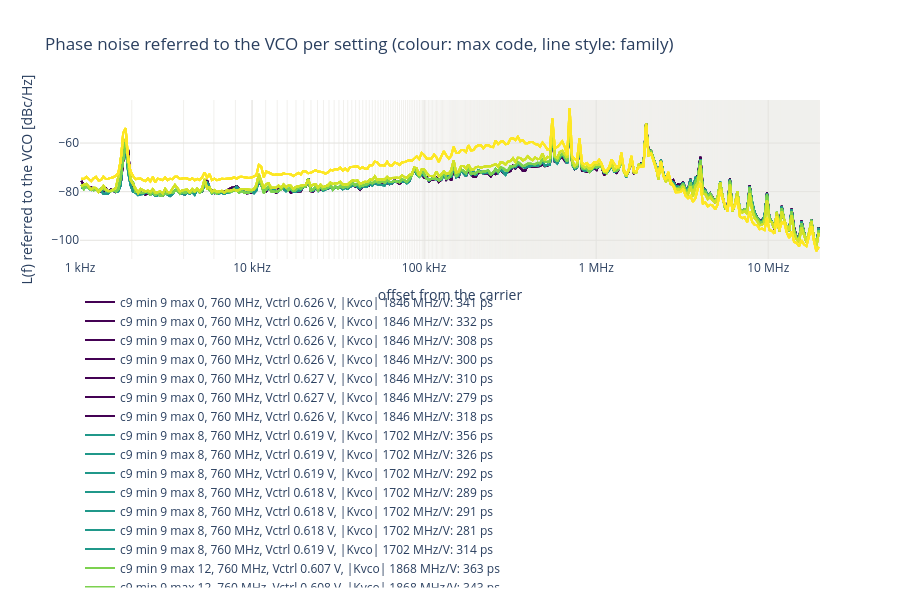

Source (notebook cell):
### Code cell
F_start, F_stop = 1e3, 20e6  # offset range shown [Hz]

# Full phase-noise curve per setting, referred to the VCO (pad + 20 log10 N), coloured by vco_current_max (blue: 0,
# most current; yellow: 15, least); one line style per coarse / min family and operating point.
fig = go.Figure()
DASHES = ["solid", "dash", "dot", "dashdot"]
family_keys = list(dict.fromkeys(zip(runs["op_point"], runs["vco_tune_coarse"], runs["vco_current_min"])))
for r in runs.itertuples():
    lt = binned(trace_of(r, "L_trace"), F_start, F_stop)
    if lt.empty:
        continue
    vctrl = r.vctrl_meas if not np.isnan(r.vctrl_meas) else r.vctrl_pred
    name = (f"c{r.vco_tune_coarse:.0f} min {r.vco_current_min:.0f} max {r.vco_current_max:.0f}, "
            f"{r.f_vco / 1e6:.0f} MHz, Vctrl {vctrl:.3f} V, |Kvco| {r.kvco_plot / 1e6:.0f} MHz/V: "
            f"{r.time_jitter_trace_ps:.0f} ps")
    family = family_keys.index((r.op_point, r.vco_tune_coarse, r.vco_current_min))
    fig.add_scatter(x=lt["freq"], y=lt["level_dbm"] + 20 * np.log10(r.total_div), mode="lines", name=name,
                    line=dict(color=max_color(r.vco_current_max), width=2, dash=DASHES[family % len(DASHES)]),
                    hovertemplate="%{x:.3s}Hz: %{y:.1f} dBc/Hz<extra></extra>")
fig.update_layout(title="Phase noise referred to the VCO per setting (colour: max code, line style: family)",
                  template="plotly_white", height=600, legend=dict(orientation="h", y=-0.18),
                  hoverlabel=dict(namelength=-1))
fig.update_xaxes(title="offset from the carrier", gridcolor=GRID, **OFFSET_AXIS,
                 range=[np.log10(F_start), np.log10(F_stop)])
fig.update_yaxes(title="L(f) referred to the VCO [dBc/Hz]", gridcolor=GRID)
save(fig, "phase_noise")

### Figure 1 — Plotly figure (JSON) as saved in the notebook; plotly's stock layout.template omitted (floating-point values rounded to 4 significant figures; data arrays with more than 128 entries replaced by an {"elided": "..."} marker saying what was removed)
{"data": [{"hovertemplate": "%{x:.3s}Hz: %{y:.1f} dBc/Hz<extra></extra>", "line": {"color": "rgb(68, 1, 84)", "dash": "solid", "width": 2}, "mode": "lines", "name": "c9 min 9 max 0, 760 MHz, Vctrl 0.626 V, |Kvco| 1846 MHz/V: 341 ps", "type": "scatter", "x": {"elided": "300 float values"}, "y": {"elided": "300 float values"}}, {"hovertemplate": "%{x:.3s}Hz: %{y:.1f} dBc/Hz<extra></extra>", "line": {"color": "rgb(68, 1, 84)", "dash": "solid", "width": 2}, "mode": "lines", "name": "c9 min 9 max 0, 760 MHz, Vctrl 0.626 V, |Kvco| 1846 MHz/V: 332 ps", "type": "scatter", "x": {"elided": "300 float values"}, "y": {"elided": "300 float values"}}, {"hovertemplate": "%{x:.3s}Hz: %{y:.1f} dBc/Hz<extra></extra>", "line": {"color": "rgb(68, 1, 84)", "dash": "solid", "width": 2}, "mode": "lines", "name": "c9 min 9 max 0, 760 MHz, Vctrl 0.626 V, |Kvco| 1846 MHz/V: 308 ps", "type": "scatter", "x": {"elided": "300 float values"}, "y": {"elided": "300 float values"}}, {"hovertemplate": "%{x:.3s}Hz: %{y:.1f} dBc/Hz<extra></extra>", "line": {"color": "rgb(68, 1, 84)", "dash": "solid", "width": 2}, "mode": "lines", "name": "c9 min 9 max 0, 760 MHz, Vctrl 0.626 V, |Kvco| 1846 MHz/V: 300 ps", "type": "scatter", "x": {"elided": "300 float values"}, "y": {"elided": "300 float values"}}, {"hovertemplate": "%{x:.3s}Hz: %{y:.1f} dBc/Hz<extra></extra>", "line": {"color": "rgb(68, 1, 84)", "dash": "solid", "width": 2}, "mode": "lines", "name": "c9 min 9 max 0, 760 MHz, Vctrl 0.627 V, |Kvco| 1846 MHz/V: 310 ps", "type": "scatter", "x": {"elided": "300 float values"}, "y": {"elided": "300 float values"}}, {"hovertemplate": "%{x:.3s}Hz: %{y:.1f} dBc/Hz<extra></extra>", "line": {"color": "rgb(68, 1, 84)", "dash": "solid", "width": 2}, "mode": "lines", "name": "c9 min 9 max 0, 760 MHz, Vctrl 0.627 V, |Kvco| 1846 MHz/V: 279 ps", "type": "scatter", "x": {"elided": "300 float values"}, "y": {"elided": "300 float values"}}, {"hovertemplate": "%{x:.3s}Hz: %{y:.1f} dBc/Hz<extra></extra>", "line": {"color": "rgb(68, 1, 84)", "dash": "solid", "width": 2}, "mode": "lines", "name": "c9 min 9 max 0, 760 MHz, Vctrl 0.626 V, |Kvco| 1846 MHz/V: 318 ps", "type": "scatter", "x": {"elided": "300 float values"}, "y": {"elided": "300 float values"}}, {"hovertemplate": "%{x:.3s}Hz: %{y:.1f} dBc/Hz<extra></extra>", "line": {"color": "rgb(32, 152, 138)", "dash": "solid", "width": 2}, "mode": "lines", "name": "c9 min 9 max 8, 760 MHz, Vctrl 0.619 V, |Kvco| 1702 MHz/V: 356 ps", "type": "scatter", "x": {"elided": "300 float values"}, "y": {"elided": "300 float values"}}, {"hovertemplate": "%{x:.3s}Hz: %{y:.1f} dBc/Hz<extra></extra>", "line": {"color": "rgb(32, 152, 138)", "dash": "solid", "width": 2}, "mode": "lines", "name": "c9 min 9 max 8, 760 MHz, Vctrl 0.619 V, |Kvco| 1702 MHz/V: 326 ps", "type": "scatter", "x": {"elided": "300 float values"}, "y": {"elided": "300 float values"}}, {"hovertemplate": "%{x:.3s}Hz: %{y:.1f} dBc/Hz<extra></extra>", "line": {"color": "rgb(32, 152, 138)", "dash": "solid", "width": 2}, "mode": "lines", "name": "c9 min 9 max 8, 760 MHz, Vctrl 0.619 V, |Kvco| 1702 MHz/V: 292 ps", "type": "scatter", "x": {"elided": "300 float values"}, "y": {"elided": "300 float values"}}, {"hovertemplate": "%{x:.3s}Hz: %{y:.1f} dBc/Hz<extra></extra>", "line": {"color": "rgb(32, 152, 138)", "dash": "solid", "width": 2}, "mode": "lines", "name": "c9 min 9 max 8, 760 MHz, Vctrl 0.618 V, |Kvco| 1702 MHz/V: 289 ps", "type": "scatter", "x": {"elided": "300 float values"}, "y": {"elided": "300 float values"}}, {"hovertemplate": "%{x:.3s}Hz: %{y:.1f} dBc/Hz<extra></extra>", "line": {"color": "rgb(32, 152, 138)", "dash": "solid", "width": 2}, "mode": "lines", "name": "c9 min 9 max 8, 760 MHz, Vctrl 0.618 V, |Kvco| 1702 MHz/V: 291 ps", "type": "scatter", "x": {"elided": "300 float values"}, "y": {"elided": "300 float values"}}, {"hovertemplate": "%{x:.3s}Hz: %{y:.1f} dBc/Hz<extra></extra>", "line": {"color": "rgb(32, 152, 138)", "dash": "solid", "width": 2}, "mode": "lines", "name": "c9 min 9 max 8, 760 MHz, Vctrl 0.618 V, |Kvco| 1702 MHz/V: 281 ps", "type": "scatter", "x": {"elided": "300 float values"}, "y": {"elided": "300 float values"}}, {"hovertemplate": "%{x:.3s}Hz: %{y:.1f} dBc/Hz<extra></extra>", "line": {"color": "rgb(32, 152, 138)", "dash": "solid", "width": 2}, "mode": "lines", "name": "c9 min 9 max 8, 760 MHz, Vctrl 0.619 V, |Kvco| 1702 MHz/V: 314 ps", "type": "scatter", "x": {"elided": "300 float values"}, "y": {"elided": "300 float values"}}, {"hovertemplate": "%{x:.3s}Hz: %{y:.1f} dBc/Hz<extra></extra>", "line": {"color": "rgb(124, 209, 79)", "dash": "solid", "width": 2}, "mode": "lines", "name": "c9 min 9 max 12, 760 MHz, Vctrl 0.607 V, |Kvco| 1868 MHz/V: 363 ps", "type": "scatter", "x": {"elided": "300 float values"}, "y": {"elided": "300 float values"}}, {"hovertemplate": "%{x:.3s}Hz: %{y:.1f} dBc/Hz<extra></extra>", "line": {"color": "rgb(124, 209, 79)", "dash": "solid", "width": 2}, "mode": "lines", "name": "c9 min 9 max 12, 760 MHz, Vctrl 0.608 V, |Kvco| 1868 MHz/V: 343 ps", "type": "scatter", "x": {"elided": "300 float values"}, "y": {"elided": "300 float values"}}, {"hovertemplate": "%{x:.3s}Hz: %{y:.1f} dBc/Hz<extra></extra>", "line": {"color": "rgb(124, 209, 79)", "dash": "solid", "width": 2}, "mode": "lines", "name": "c9 min 9 max 12, 760 MHz, Vctrl 0.608 V, |Kvco| 1868 MHz/V: 321 ps", "type": "scatter", "x": {"elided": "300 float values"}, "y": {"elided": "300 float values"}}, {"hovertemplate": "%{x:.3s}Hz: %{y:.1f} dBc/Hz<extra></extra>", "line": {"color": "rgb(124, 209, 79)", "dash": "solid", "width": 2}, "mode": "lines", "name": "c9 min 9 max 12, 760 MHz, Vctrl 0.607 V, |Kvco| 1868 MHz/V: 310 ps", "type": "scatter", "x": {"elided": "300 float values"}, "y": {"elided": "300 float values"}}, {"hovertemplate": "%{x:.3s}Hz: %{y:.1f} dBc/Hz<extra></extra>", "line": {"color": "rgb(124, 209, 79)", "dash": "solid", "width": 2}, "mode": "lines", "name": "c9 min 9 max 12, 760 MHz, Vctrl 0.608 V, |Kvco| 1868 MHz/V: 299 ps", "type": "scatter", "x": {"elided": "300 float values"}, "y": {"elided": "300 float values"}}, {"hovertemplate": "%{x:.3s}Hz: %{y:.1f} dBc/Hz<extra></extra>", "line": {"color": "rgb(124, 209, 79)", "dash": "solid", "width": 2}, "mode": "lines", "name": "c9 min 9 max 12, 760 MHz, Vctrl 0.607 V, |Kvco| 1868 MHz/V: 289 ps", "type": "scatter", "x": {"elided": "300 float values"}, "y": {"elided": "300 float values"}}, {"hovertemplate": "%{x:.3s}Hz: %{y:.1f} dBc/Hz<extra></extra>", "line": {"color": "rgb(124, 209, 79)", "dash": "solid", "width": 2}, "mode": "lines", "name": "c9 min 9 max 12, 760 MHz, Vctrl 0.608 V, |Kvco| 1868 MHz/V: 309 ps", "type": "scatter", "x": {"elided": "300 float values"}, "y": {"elided": "300 float values"}}, {"hovertemplate": "%{x:.3s}Hz: %{y:.1f} dBc/Hz<extra></extra>", "line": {"color": "rgb(210, 226, 41)", "dash": "solid", "width": 2}, "mode": "lines", "name": "c9 min 9 max 14, 760 MHz, Vctrl 0.589 V, |Kvco| 1424 MHz/V: 359 ps", "type": "scatter", "x": {"elided": "300 float values"}, "y": {"elided": "300 float values"}}, {"hovertemplate": "%{x:.3s}Hz: %{y:.1f} dBc/Hz<extra></extra>", "line": {"color": "rgb(210, 226, 41)", "dash": "solid", "width": 2}, "mode": "lines", "name": "c9 min 9 max 14, 760 MHz, Vctrl 0.588 V, |Kvco| 1424 MHz/V: 369 ps", "type": "scatter", "x": {"elided": "300 float values"}, "y": {"elided": "300 float values"}}, {"hovertemplate": "%{x:.3s}Hz: %{y:.1f} dBc/Hz<extra></extra>", "line": {"color": "rgb(210, 226, 41)", "dash": "solid", "width": 2}, "mode": "lines", "name": "c9 min 9 max 14, 760 MHz, Vctrl 0.589 V, |Kvco| 1424 MHz/V: 341 ps", "type": "scatter", "x": {"elided": "300 float values"}, "y": {"elided": "300 float values"}}, {"hovertemplate": "%{x:.3s}Hz: %{y:.1f} dBc/Hz<extra></extra>", "line": {"color": "rgb(210, 226, 41)", "dash": "solid", "width": 2}, "mode": "lines", "name": "c9 min 9 max 14, 760 MHz, Vctrl 0.589 V, |Kvco| 1424 MHz/V: 323 ps", "type": "scatter", "x": {"elided": "300 float values"}, "y": {"elided": "300 float values"}}, {"hovertemplate": "%{x:.3s}Hz: %{y:.1f} dBc/Hz<extra></extra>", "line": {"color": "rgb(210, 226, 41)", "dash": "solid", "width": 2}, "mode": "lines", "name": "c9 min 9 max 14, 760 MHz, Vctrl 0.589 V, |Kvco| 1424 MHz/V: 291 ps", "type": "scatter", "x": {"elided": "300 float values"}, "y": {"elided": "300 float values"}}, {"hovertemplate": "%{x:.3s}Hz: %{y:.1f} dBc/Hz<extra></extra>", "line": {"color": "rgb(210, 226, 41)", "dash": "solid", "width": 2}, "mode": "lines", "name": "c9 min 9 max 14, 760 MHz, Vctrl 0.589 V, |Kvco| 1424 MHz/V: 312 ps", "type": "scatter", "x": {"elided": "300 float values"}, "y": {"elided": "300 float values"}}, {"hovertemplate": "%{x:.3s}Hz: %{y:.1f} dBc/Hz<extra></extra>", "line": {"color": "rgb(210, 226, 41)", "dash": "solid", "width": 2}, "mode": "lines", "name": "c9 min 9 max 14, 760 MHz, Vctrl 0.588 V, |Kvco| 1424 MHz/V: 293 ps", "type": "scatter", "x": {"elided": "300 float values"}, "y": {"elided": "300 float values"}}, {"hovertemplate": "%{x:.3s}Hz: %{y:.1f} dBc/Hz<extra></extra>", "line": {"color": "rgb(253, 231, 37)", "dash": "solid", "width": 2}, "mode": "lines", "name": "c9 min 9 max 15, 760 MHz, Vctrl 0.536 V, |Kvco| 729 MHz/V: 469 ps", "type": "scatter", "x": {"elided": "300 float values"}, "y": {"elided": "300 float values"}}, {"hovertemplate": "%{x:.3s}Hz: %{y:.1f} dBc/Hz<extra></extra>", "line": {"color": "rgb(253, 231, 37)", "dash": "solid", "width": 2}, "mode": "lines", "name": "c9 min 9 max 15, 760 MHz, Vctrl 0.537 V, |Kvco| 729 MHz/V: 427 ps", "type": "scatter", "x": {"elided": "300 float values"}, "y": {"elided": "300 float values"}}, {"hovertemplate": "%{x:.3s}Hz: %{y:.1f} dBc/Hz<extra></extra>", "line": {"color": "rgb(253, 231, 37)", "dash": "solid", "width": 2}, "mode": "lines", "name": "c9 min 9 max 15, 760 MHz, Vctrl 0.537 V, |Kvco| 729 MHz/V: 429 ps", "type": "scatter", "x": {"elided": "300 float values"}, "y": {"elided": "300 float values"}}, {"hovertemplate": "%{x:.3s}Hz: %{y:.1f} dBc/Hz<extra></extra>", "line": {"color": "rgb(253, 231, 37)", "dash": "solid", "width": 2}, "mode": "lines", "name": "c9 min 9 max 15, 760 MHz, Vctrl 0.536 V, |Kvco| 729 MHz/V: 421 ps", "type": "scatter", "x": {"elided": "300 float values"}, "y": {"elided": "300 float values"}}, {"hovertemplate": "%{x:.3s}Hz: %{y:.1f} dBc/Hz<extra></extra>", "line": {"color": "rgb(253, 231, 37)", "dash": "solid", "width": 2}, "mode": "lines", "name": "c9 min 9 max 15, 760 MHz, Vctrl 0.536 V, |Kvco| 729 MHz/V: 411 ps", "type": "scatter", "x": {"elided": "300 float values"}, "y": {"elided": "300 float values"}}, {"hovertemplate": "%{x:.3s}Hz: %{y:.1f} dBc/Hz<extra></extra>", "line": {"color": "rgb(253, 231, 37)", "dash": "solid", "width": 2}, "mode": "lines", "name": "c9 min 9 max 15, 760 MHz, Vctrl 0.535 V, |Kvco| 729 MHz/V: 399 ps", "type": "scatter", "x": {"elided": "300 float values"}, "y": {"elided": "300 float values"}}, {"hovertemplate": "%{x:.3s}Hz: %{y:.1f} dBc/Hz<extra></extra>", "line": {"color": "rgb(253, 231, 37)", "dash": "solid", "width": 2}, "mode": "lines", "name": "c9 min 9 max 15, 760 MHz, Vctrl 0.535 V, |Kvco| 729 MHz/V: 375 ps", "type": "scatter", "x": {"elided": "300 float values"}, "y": {"elided": "300 float values"}}], "layout": {"height": 600, "hoverlabel": {"namelength": -1}, "legend": {"orientation": "h", "y": -0.18}, "title": {"text": "Phase noise referred to the VCO per setting (colour: max code, line style: family)"}, "xaxis": {"gridcolor": "#e4e3df", "minor": {"gridcolor": "#f1f0ed", "showgrid": true}, "range": [3, 7.301], "ticktext": ["100 Hz", "1 kHz", "10 kHz", "100 kHz", "1 MHz", "10 MHz", "100 MHz"], "tickvals": [100, 1000, 10000, 100000, 1000000, 10000000, 100000000], "title": {"text": "offset from the carrier"}, "type": "log"}, "yaxis": {"gridcolor": "#e4e3df", "title": {"text": "L(f) referred to the VCO [dBc/Hz]"}}}}
